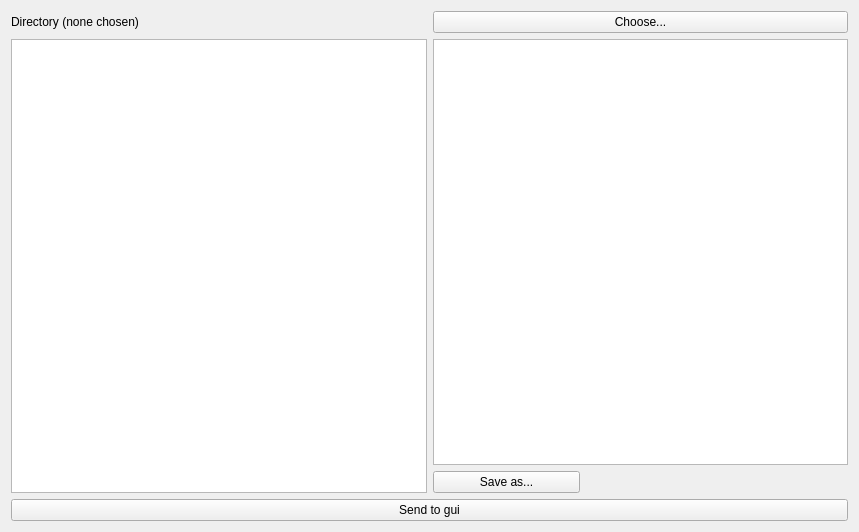
<?xml version="1.0" encoding="UTF-8"?>
<ui version="4.0">
 <class>Form</class>
 <widget class="QWidget" name="Form">
  <property name="geometry">
   <rect>
    <x>0</x>
    <y>0</y>
    <width>859</width>
    <height>532</height>
   </rect>
  </property>
  <property name="windowTitle">
   <string>Form</string>
  </property>
  <layout class="QVBoxLayout" name="verticalLayout_2">
   <item>
    <layout class="QHBoxLayout" name="horizontalLayout">
     <item>
      <widget class="QLabel" name="directory">
       <property name="text">
        <string>Directory (none chosen)</string>
       </property>
      </widget>
     </item>
     <item>
      <widget class="QPushButton" name="chooseDirectory">
       <property name="text">
        <string>Choose...</string>
       </property>
      </widget>
     </item>
    </layout>
   </item>
   <item>
    <layout class="QHBoxLayout" name="horizontalLayout_2">
     <item>
      <widget class="QListView" name="messageList"/>
     </item>
     <item>
      <layout class="QVBoxLayout" name="verticalLayout">
       <item>
        <widget class="QPlainTextEdit" name="messageContent"/>
       </item>
       <item>
        <widget class="QPushButton" name="saveToFile">
         <property name="maximumSize">
          <size>
           <width>147</width>
           <height>16777215</height>
          </size>
         </property>
         <property name="text">
          <string>Save as...</string>
         </property>
        </widget>
       </item>
      </layout>
     </item>
    </layout>
   </item>
   <item>
    <widget class="QPushButton" name="sendMessage">
     <property name="text">
      <string>Send to gui</string>
     </property>
    </widget>
   </item>
  </layout>
 </widget>
 <resources/>
 <connections/>
</ui>
